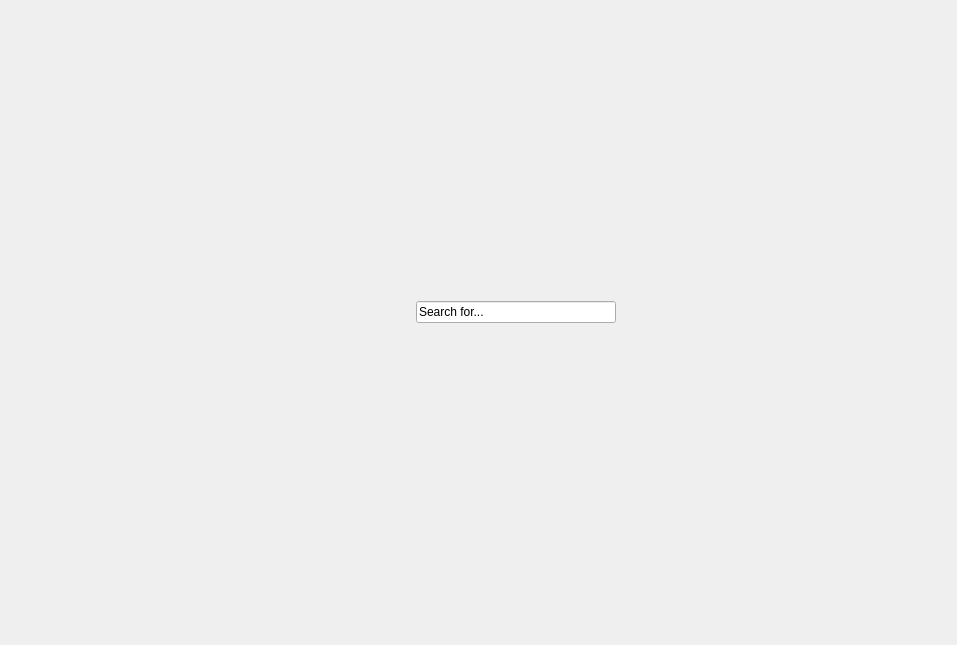
<?xml version="1.0" encoding="UTF-8"?>
<ui version="4.0">
 <class>FishManagementControllerClass</class>
 <widget class="QMainWindow" name="FishManagementControllerClass">
  <property name="geometry">
   <rect>
    <x>0</x>
    <y>0</y>
    <width>957</width>
    <height>645</height>
   </rect>
  </property>
  <property name="windowTitle">
   <string>FishManagementController</string>
  </property>
  <widget class="QWidget" name="centralWidget">
   <property name="sizePolicy">
    <sizepolicy hsizetype="Preferred" vsizetype="Preferred">
     <horstretch>0</horstretch>
     <verstretch>0</verstretch>
    </sizepolicy>
   </property>
   <layout class="QGridLayout" name="gridLayout" rowstretch="0,0,0,0,0,0" columnstretch="1,0,1">
    <item row="5" column="1" colspan="2">
     <spacer name="verticalSpacer_2">
      <property name="orientation">
       <enum>Qt::Vertical</enum>
      </property>
      <property name="sizeType">
       <enum>QSizePolicy::Fixed</enum>
      </property>
      <property name="sizeHint" stdset="0">
       <size>
        <width>20</width>
        <height>40</height>
       </size>
      </property>
     </spacer>
    </item>
    <item row="0" column="1" colspan="2">
     <spacer name="verticalSpacer">
      <property name="orientation">
       <enum>Qt::Vertical</enum>
      </property>
      <property name="sizeType">
       <enum>QSizePolicy::Fixed</enum>
      </property>
      <property name="sizeHint" stdset="0">
       <size>
        <width>20</width>
        <height>40</height>
       </size>
      </property>
     </spacer>
    </item>
    <item row="1" column="1">
     <layout class="QVBoxLayout" name="centralLayout" stretch="0,0">
      <item>
       <layout class="QHBoxLayout" name="FilteringOptionLayout">
        <item>
         <spacer name="horizontalSpacer_3">
          <property name="orientation">
           <enum>Qt::Horizontal</enum>
          </property>
          <property name="sizeType">
           <enum>QSizePolicy::Fixed</enum>
          </property>
          <property name="sizeHint" stdset="0">
           <size>
            <width>80</width>
            <height>20</height>
           </size>
          </property>
         </spacer>
        </item>
        <item>
         <widget class="QLineEdit" name="filteringCondition">
          <property name="sizePolicy">
           <sizepolicy hsizetype="Preferred" vsizetype="Fixed">
            <horstretch>0</horstretch>
            <verstretch>0</verstretch>
           </sizepolicy>
          </property>
          <property name="minimumSize">
           <size>
            <width>200</width>
            <height>0</height>
           </size>
          </property>
          <property name="maximumSize">
           <size>
            <width>1677215</width>
            <height>16777215</height>
           </size>
          </property>
          <property name="inputMask">
           <string/>
          </property>
          <property name="text">
           <string>Search for...</string>
          </property>
         </widget>
        </item>
       </layout>
      </item>
      <item>
       <layout class="QHBoxLayout" name="mainFishAndDataLayout">
        <item>
         <layout class="QHBoxLayout" name="fishAndFiltersLayout" stretch="0">
          <item>
           <layout class="QVBoxLayout" name="filtersLayout">
            <property name="spacing">
             <number>0</number>
            </property>
            <property name="sizeConstraint">
             <enum>QLayout::SetDefaultConstraint</enum>
            </property>
            <item>
             <spacer name="horizontalSpacer_4">
              <property name="orientation">
               <enum>Qt::Horizontal</enum>
              </property>
              <property name="sizeType">
               <enum>QSizePolicy::Fixed</enum>
              </property>
              <property name="sizeHint" stdset="0">
               <size>
                <width>75</width>
                <height>20</height>
               </size>
              </property>
             </spacer>
            </item>
           </layout>
          </item>
         </layout>
        </item>
        <item>
         <layout class="QHBoxLayout" name="dataFiltersLayout"/>
        </item>
       </layout>
      </item>
     </layout>
    </item>
    <item row="1" column="0">
     <layout class="QVBoxLayout" name="SpacerLeftLayout">
      <item>
       <spacer name="horizontalSpacer">
        <property name="orientation">
         <enum>Qt::Horizontal</enum>
        </property>
        <property name="sizeHint" stdset="0">
         <size>
          <width>40</width>
          <height>20</height>
         </size>
        </property>
       </spacer>
      </item>
     </layout>
    </item>
    <item row="1" column="2">
     <layout class="QVBoxLayout" name="SpacerRightLayout">
      <item>
       <spacer name="horizontalSpacer_2">
        <property name="orientation">
         <enum>Qt::Horizontal</enum>
        </property>
        <property name="sizeHint" stdset="0">
         <size>
          <width>40</width>
          <height>20</height>
         </size>
        </property>
       </spacer>
      </item>
     </layout>
    </item>
   </layout>
  </widget>
 </widget>
 <layoutdefault spacing="6" margin="11"/>
 <resources>
  <include location="FishManagementController.qrc"/>
 </resources>
 <connections/>
</ui>
